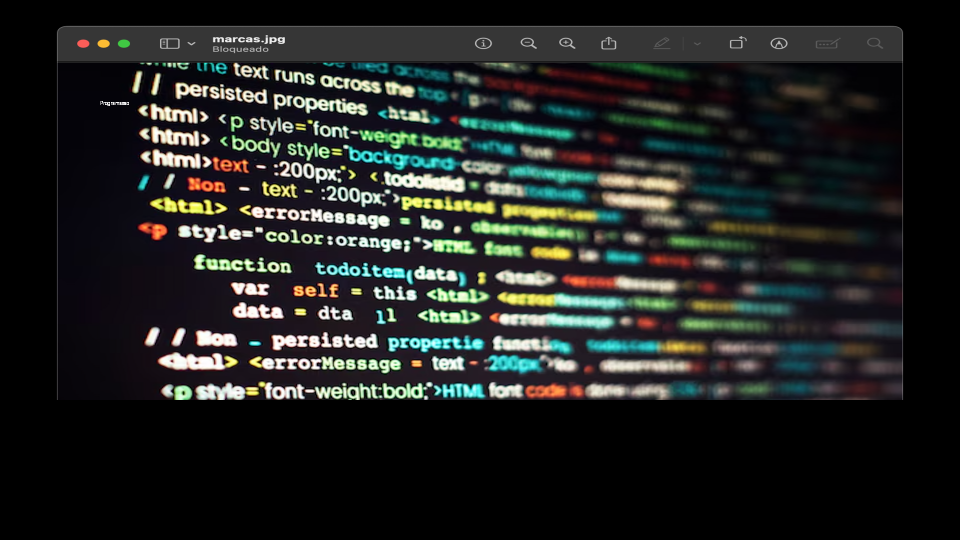
#> input picture Programacion/005-Lectura y escritura de informacion/007-Interfaces graficas/imagenes/captura.png, 1920 x 1080 px (shown at 1/2 size)
$ python 027-escalar.py
#> lines starting #> are read from the running program, lines starting #| are printed output that depends on the picture
from PIL import Image

imagencargada = Image.open('imagenes/captura.png')
#> imagencargada is the input picture: PIL image 1920x1080 RGB; mean R, G, B 33, 35.3, 33.7
escalada = imagencargada.resize((1920,1080))
width, height = 1920, 1080
imagen = Image.new(
    'RGB',
    (width,height),
    color=(255,0,0)
    )
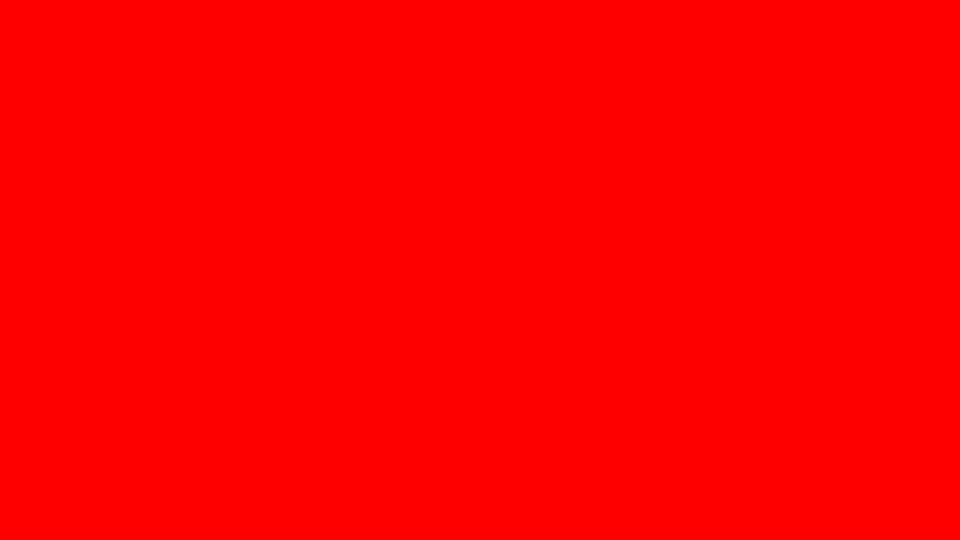
#> imagen: PIL image 1920x1080 RGB (shown at 1/2 size); mean R, G, B 255, 0, 0
imagen.paste(
    escalada,
    (0,0)
    )
ruta = 'imagenes/captura.png'
imagen.save(ruta)
